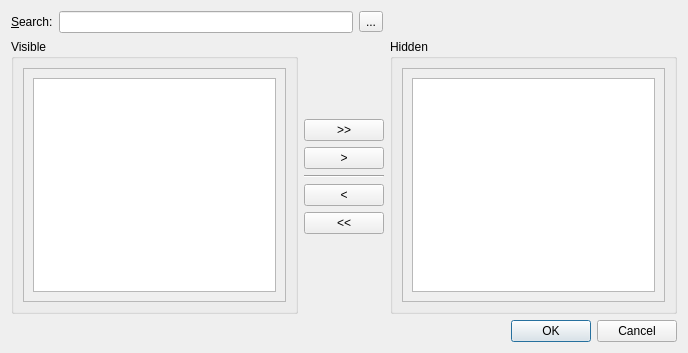
<?xml version="1.0" encoding="UTF-8"?>
<ui version="4.0">
 <class>MessagesFilterDialog</class>
 <widget class="QDialog" name="MessagesFilterDialog">
  <property name="geometry">
   <rect>
    <x>0</x>
    <y>0</y>
    <width>688</width>
    <height>353</height>
   </rect>
  </property>
  <property name="windowTitle">
   <string>Message Update Dialog</string>
  </property>
  <layout class="QVBoxLayout" name="verticalLayout_6">
   <item>
    <layout class="QHBoxLayout" name="horizontalLayout_2">
     <item>
      <widget class="QLabel" name="m_searchLabel">
       <property name="text">
        <string>&amp;Search:</string>
       </property>
       <property name="buddy">
        <cstring>m_searchLineEdit</cstring>
       </property>
      </widget>
     </item>
     <item>
      <widget class="QLineEdit" name="m_searchLineEdit"/>
     </item>
     <item>
      <widget class="QToolButton" name="m_clearSearchToolButton">
       <property name="toolTip">
        <string>Clear Search</string>
       </property>
       <property name="text">
        <string>...</string>
       </property>
       <property name="icon">
        <iconset resource="../ui.qrc">
         <normaloff>:/image/clear.png</normaloff>:/image/clear.png</iconset>
       </property>
      </widget>
     </item>
     <item>
      <spacer name="horizontalSpacer_2">
       <property name="orientation">
        <enum>Qt::Horizontal</enum>
       </property>
       <property name="sizeHint" stdset="0">
        <size>
         <width>40</width>
         <height>20</height>
        </size>
       </property>
      </spacer>
     </item>
    </layout>
   </item>
   <item>
    <layout class="QHBoxLayout" name="horizontalLayout_3">
     <item>
      <widget class="QGroupBox" name="m_visibleGroupBox">
       <property name="title">
        <string>Visible</string>
       </property>
       <layout class="QVBoxLayout" name="verticalLayout_2">
        <item>
         <widget class="QScrollArea" name="m_visibleScrollArea">
          <property name="widgetResizable">
           <bool>true</bool>
          </property>
          <widget class="QWidget" name="scrollAreaWidgetContents">
           <property name="geometry">
            <rect>
             <x>0</x>
             <y>0</y>
             <width>268</width>
             <height>211</height>
            </rect>
           </property>
           <layout class="QVBoxLayout" name="verticalLayout">
            <item>
             <widget class="QListWidget" name="m_visibleListWidget">
              <property name="selectionMode">
               <enum>QAbstractItemView::ExtendedSelection</enum>
              </property>
             </widget>
            </item>
           </layout>
          </widget>
         </widget>
        </item>
       </layout>
      </widget>
     </item>
     <item>
      <layout class="QVBoxLayout" name="verticalLayout_3">
       <item>
        <spacer name="verticalSpacer">
         <property name="orientation">
          <enum>Qt::Vertical</enum>
         </property>
         <property name="sizeHint" stdset="0">
          <size>
           <width>20</width>
           <height>40</height>
          </size>
         </property>
        </spacer>
       </item>
       <item>
        <widget class="QPushButton" name="m_hideAllPushButton">
         <property name="toolTip">
          <string>Hide All [Ctrl+Shifth+Right]</string>
         </property>
         <property name="text">
          <string>&gt;&gt;</string>
         </property>
         <property name="shortcut">
          <string>Ctrl+Shift+Right</string>
         </property>
        </widget>
       </item>
       <item>
        <widget class="QPushButton" name="m_hideSelectedPushButton">
         <property name="toolTip">
          <string>Hide Selected [Alt+Right]</string>
         </property>
         <property name="text">
          <string>&gt;</string>
         </property>
         <property name="shortcut">
          <string>Alt+Right</string>
         </property>
        </widget>
       </item>
       <item>
        <widget class="Line" name="line">
         <property name="orientation">
          <enum>Qt::Horizontal</enum>
         </property>
        </widget>
       </item>
       <item>
        <widget class="QPushButton" name="m_showSelectedPushButton">
         <property name="toolTip">
          <string>Show Selected [Alt+Left]</string>
         </property>
         <property name="text">
          <string>&lt;</string>
         </property>
         <property name="shortcut">
          <string>Alt+Left</string>
         </property>
        </widget>
       </item>
       <item>
        <widget class="QPushButton" name="m_showAllPushButton">
         <property name="toolTip">
          <string>Show All [Ctrl+Shift+Left]</string>
         </property>
         <property name="text">
          <string>&lt;&lt;</string>
         </property>
         <property name="shortcut">
          <string>Ctrl+Shift+Left</string>
         </property>
        </widget>
       </item>
       <item>
        <spacer name="verticalSpacer_2">
         <property name="orientation">
          <enum>Qt::Vertical</enum>
         </property>
         <property name="sizeHint" stdset="0">
          <size>
           <width>20</width>
           <height>40</height>
          </size>
         </property>
        </spacer>
       </item>
      </layout>
     </item>
     <item>
      <widget class="QGroupBox" name="m_hiddenGroupBox">
       <property name="title">
        <string>Hidden</string>
       </property>
       <layout class="QVBoxLayout" name="verticalLayout_4">
        <item>
         <widget class="QScrollArea" name="m_hiddenScrollArea">
          <property name="widgetResizable">
           <bool>true</bool>
          </property>
          <widget class="QWidget" name="scrollAreaWidgetContents_2">
           <property name="geometry">
            <rect>
             <x>0</x>
             <y>0</y>
             <width>268</width>
             <height>211</height>
            </rect>
           </property>
           <layout class="QVBoxLayout" name="verticalLayout_5">
            <item>
             <widget class="QListWidget" name="m_hiddenListWidget">
              <property name="selectionMode">
               <enum>QAbstractItemView::ExtendedSelection</enum>
              </property>
             </widget>
            </item>
           </layout>
          </widget>
         </widget>
        </item>
       </layout>
      </widget>
     </item>
    </layout>
   </item>
   <item>
    <layout class="QHBoxLayout" name="horizontalLayout">
     <item>
      <spacer name="horizontalSpacer">
       <property name="orientation">
        <enum>Qt::Horizontal</enum>
       </property>
       <property name="sizeHint" stdset="0">
        <size>
         <width>40</width>
         <height>20</height>
        </size>
       </property>
      </spacer>
     </item>
     <item>
      <widget class="QDialogButtonBox" name="m_buttonBox">
       <property name="orientation">
        <enum>Qt::Horizontal</enum>
       </property>
       <property name="standardButtons">
        <set>QDialogButtonBox::Cancel|QDialogButtonBox::Ok</set>
       </property>
      </widget>
     </item>
    </layout>
   </item>
  </layout>
 </widget>
 <resources>
  <include location="../ui.qrc"/>
 </resources>
 <connections>
  <connection>
   <sender>m_buttonBox</sender>
   <signal>accepted()</signal>
   <receiver>MessagesFilterDialog</receiver>
   <slot>accept()</slot>
   <hints>
    <hint type="sourcelabel">
     <x>248</x>
     <y>254</y>
    </hint>
    <hint type="destinationlabel">
     <x>157</x>
     <y>274</y>
    </hint>
   </hints>
  </connection>
  <connection>
   <sender>m_buttonBox</sender>
   <signal>rejected()</signal>
   <receiver>MessagesFilterDialog</receiver>
   <slot>reject()</slot>
   <hints>
    <hint type="sourcelabel">
     <x>316</x>
     <y>260</y>
    </hint>
    <hint type="destinationlabel">
     <x>286</x>
     <y>274</y>
    </hint>
   </hints>
  </connection>
 </connections>
</ui>
